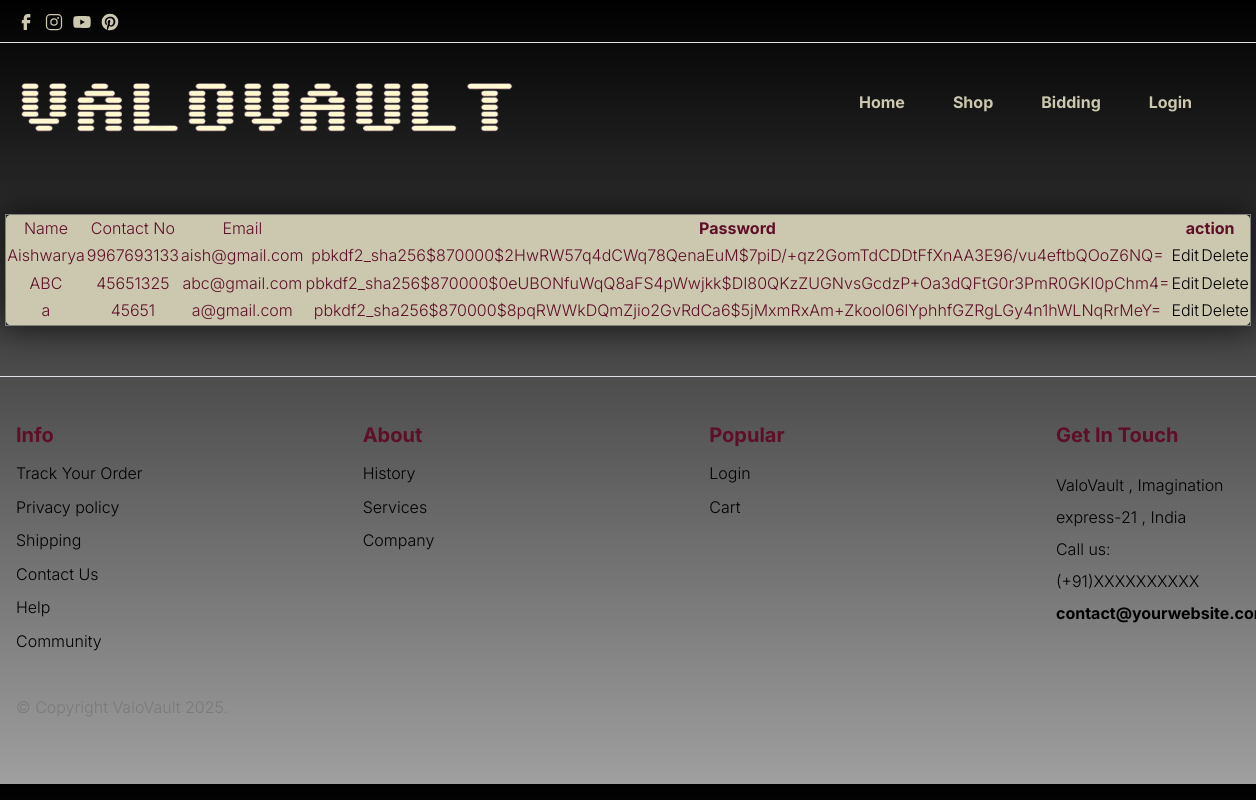
/customerlist/, run on the app's committed database.
### valoapp/models.py (models this page shows)
class customer(models.Model):
    cname=models.CharField(max_length=100,null=False)
    cemailid=models.CharField(primary_key=True,max_length=100)
    cpassword=models.CharField(max_length=100,null=False)
    c_contactno=models.IntegerField(max_length=15,null=False)

### valoapp/views.py (the view)
# urls.py: path('customerlist/',views.customerlist,name='customerlist'),
def customerlist(request):
    data=customer.objects.all()
    return render(request,'customerlist.html',{"clist":data})

### template/customerlist.html (shortened to what this page needs)
{% extends "base.html" %}
{% load static %}
    {%block container%}
    <table border="1" style=" background: #ccc8b0; text-align: center; width: 60%;
    margin: auto;
    padding: 20px;
    border-radius: 8px;
    box-shadow: 0px 0px 31px 5px rgba(0,0,0,0.57); margin-bottom: 50px; margin-top: 50px;">
        <tr style="text-align: center;">
            <td>Name</td>
            <td>Contact No</td>
            <td>Email</td>
            <th>Password</th>
            <th colspan="2">action</th>
        </tr>
        {%for c in clist%}
        <tr>
            <td>{{c.cname}}</td>
            <td>{{c.c_contactno}}</td>
            <td>{{c.cemailid}}</td>
            <td>{{c.cpassword}}</td>
            <td><a href="{% url 'edit' c.cemailid%}">Edit</td>
            <td><a href="{% url 'delete' c.cemailid%}">Delete</td>
        </tr>
        {%endfor%}
    </table>
    {% endblock container%}

### template/base.html (shortened to what this page needs)
<!DOCTYPE html>
<html lang="en">
{% load static %}
<head>
    <link rel="stylesheet" href="{% static 'css/vendor.css' %}">
    <link rel="stylesheet" type="text/css" href="{% static 'style.css' %}">
    <link rel="stylesheet" href="https://cdn.jsdelivr.net/npm/swiper@9/swiper-bundle.min.css">
</head>
<body>
    <header id="header" class="site-header text-black">
        <div class="header-top border-bottom py-2">
            <div class="container-lg">
                <div class="row justify-content-evenly">
                    <div class="col">
                        <ul class="social-links list-unstyled d-flex m-0">
                            <li class="pe-2">
                                <a href="#">
                                    <svg class="facebook" style="color: #ccc8b0;" width="20" height="20" >
                                        <use xlink:href="#facebook"></use>
                                    </svg>
                                </a>
                            </li>
                            <li class="pe-2">
                                <a href="#">
                                    <svg class="instagram" style="color: #ccc8b0;" width="20" height="20">
                                        <use xlink:href="#instagram"></use>
                                    </svg>
                                </a>
                            </li>
                            <li class="pe-2">
                                <a href="#">
                                    <svg class="youtube" style="color: #ccc8b0;" width="20" height="20">
                                        <use xlink:href="#youtube"></use>
                                    </svg>
                                </a>
                            </li>
                            <li>
                                <a href="#">
                                    <svg class="pinterest" style="color: #ccc8b0;" width="20" height="20">
                                        <use xlink:href="#pinterest"></use>
                                    </svg>
                                </a>
                            </li>
                        </ul>
                    </div>
                </div>
            </div>
        </div>
        <nav id="header-nav" class="navbar navbar-expand-lg">
            <div class="container-lg">
                <a class="navbar-brand" href="{% url '' %}">
                    <img src="{% static 'images/logo.png'%}" class="logo" alt="logo" style="margin-top: 5px;">
                </a>
                <div class="offcanvas offcanvas-end" tabindex="-1" id="bdNavbar">
                    <div class="offcanvas-body">
                        <ul id="navbar" class="navbar-nav fw-bold justify-content-end align-items-center flex-grow-1" >
                            {% if request.session.cemailid is None and request.session.adminid is None %}
                            <li class="nav-item"><a class="nav-link me-5" href="{% url '' %}" style="color: #ccc8b0;">Home</a></li>
                            <li class="nav-item"><a class="nav-link me-5" href="{% url 'shopcust' %}" style="color: #ccc8b0;">Shop</a></li>
                            <li class="nav-item"><a class="nav-link me-5" href="{% url 'bidding' %}" style="color: #ccc8b0;">Bidding</a></li>
                            <li class="nav-item"><a class="nav-link me-5" href="{% url 'login' %}" style="color: #ccc8b0;">Login</a></li>
                            {% endif %}
                        </ul>
                    </div>
                </div>
            </div>
        </nav>
    </header>
    {% block container %}
    {% endblock %}
    <footer class="py-5 border-top">
        <div class="container-lg" >
            <div class="row justify-content-between">
                <div class="col-lg-2 pb-3">
                    <div class="footer-menu" style="color: rgb(0, 0, 0);" >
                        <h5 class="widget-title pb-2" style="color: rgb(94, 15, 39);">Info</h5>
                        <ul class="menu-list list-unstyled" >
                            <li class="pb-2">
                                <a href="{% url 'showcart' %}">Track Your Order</a>
                            </li>
                            <li class="pb-2">
                                <a href="#">Privacy policy</a>
                            </li>
                            <li class="pb-2">
                                <a href="#">Shipping</a>
                            </li>
                            <li class="pb-2">
                                <a href="#">Contact Us</a>
                            </li>
                            <li class="pb-2">
                                <a href="#">Help</a>
                            </li>
                            <li class="pb-2">
                                <a href="#">Community</a>
                            </li>
                        </ul>
                    </div>
                </div>
                <div class="col-lg-2 pb-3">
                    <div class="footer-menu">
                        <h5 class="widget-title pb-2" style="color: rgb(94, 15, 39);">About</h5>
                        <ul class="menu-list list-unstyled">
                            <li class="pb-2">
                                <a href="#">History</a>
                            </li>
                            <li class="pb-2">
                                <a href="#">Services</a>
                            </li>
                            <li class="pb-2">
                                <a href="#">Company</a>
                            </li>
                        </ul>
                    </div>
                </div>
                <div class="col-lg-2 pb-3">
                    <div class="footer-menu">
                        <h5 class="widget-title pb-2" style="color: rgb(94, 15, 39);">Popular</h5>
                        <ul class="menu-list list-unstyled">
                            <li class="pb-2">
                                <a href="{% url 'login' %}">Login</a>
                            </li>
                            <li class="pb-2">
                                <a href="#" >Cart</a>
                            </li>
                        </ul>
                    </div>
                </div>
                <div class="col-lg-2 pb-3">
                    <div class="footer-menu">
                        <h5 class="widget-title pb-3" style="color: rgb(94, 15, 39);">Get In Touch</h5>
                        <div class="footer-contact-text" style="color: black;">
                            <span>ValoVault , Imagination express-21 , India</span>
                            <span> Call us: (+91)XXXXXXXXXX </span>
                            <span class="text-hover fw-bold light-border"><a
                                    href="mailto:contact@yourwebsite.com">contact@yourwebsite.com</a></span>
                        </div>
                    </div>
                </div>
            </div>
            <div class="row">
                <div class="col-md-6">
                    <p>© Copyright ValoVault 2025.</p>
                </div>
            </div>
    </footer>
</body>

### valoapp/static/style.css (style rules this page uses)
body { --heading-font: "Inter", Roboto, sans-serif; --heading-font-weight: 400; --heading-color: rgb(94, 15, 39) !important; --heading-line-height: 1.24; --swiper-theme-color: var(--bs-primary); --swiper-pagination-bottom: 0; --custom-easing: cubic-bezier(0.17, 0.67, 0.83, 0.67); --bs-body-font-family: "Inter", Roboto, sans-serif; --bs-body-font-size: 1rem; --bs-body-font-weight: 400; --bs-body-line-height: 1.7; --bs-body-color: #8f8f8f; --bs-body-color-rgb: 143, 143, 143; --bs-primary: #ce071e; --bs-primary-dark: #8d0414; --bs-secondary: #6c757d; --bs-black: #111; --bs-light: #f1f1f0; --bs-dark: #212529; --bs-gray: #9aa1a7; --bs-gray-dark: #51565b; --bs-primary-rgb: 206, 7, 30; --bs-secondary-rgb: 108, 117, 125; --bs-black-rgb: 17, 17, 17; --bs-light-rgb: 241, 241, 240; --bs-dark-rgb: 33, 37, 41; --bs-link-color: var(--bs-dark); --bs-link-color-rgb: 17, 17, 17; --bs-link-decoration: underline; --bs-link-hover-color: var(--bs-primary); --bs-link-hover-color-rgb: 17, 17, 17; }
h1, .h1, h2, .h2, h3, .h3, h4, .h4, h5, .h5, h6, .h6 { font-family: var(--heading-font); font-weight: var(--heading-font-weight); line-height: var(--heading-line-height); }
a { color: #000; text-decoration: none; transition: all 0.3s ease-out; }
.container, .container-fluid, .container-lg, .container-md, .container-sm, .container-xl, .container-xxl { --bs-gutter-x: 2.5rem; }
:root { --accent-color: #ffffff; --black-color: #000; --dark-color: #111; --gray-color-100: #f1f1f1; --gray-color-200: #e1e1e1; --gray-color-300: #d1d1d1; --gray-color-400: #ced4da; --gray-color-500: #adb5bd; --dark-gray-color: #7a7a7a; --bs-light-rgb: rgba(255, 255, 255, 1); --light-color: #fff; --swiper-theme-color: #111 !important; }
:root { --body-font: "Inter", sans-serif; --heading-font: "Inter", sans-serif; --extra-font: "Playfair Display", sans-serif; --subheading-font: "Petit Formal Script", sans-serif; }
.container, .container-fluid, .container-lg, .container-md, .container-sm, .container-xl, .container-xxl { --bs-gutter-x: 2rem; }
*, *::before, *::after { -webkit-box-sizing: border-box; -moz-box-sizing: border-box; box-sizing: border-box; }
html { box-sizing: border-box; }
body { font-family: var(--body-font); font-weight: 300; line-height: 1.6; color: #5E0F27 !important ; margin: 0; background: #000000; background: -moz-linear-gradient(top, #000000 0%, #9f9f9f 100%); background: -webkit-linear-gradient(top, #000000 0%, #9f9f9f 100%); background: linear-gradient(to bottom, #000000 0%, #9f9f9f 100%); }
ul.inner-list li, ul > li { color: var(--dark-gray-color); }
a { color: #000000; text-decoration: none; transition: 0.3s color ease-out; }
p { color: var(--dark-gray-color); }
.border-top { border-top: 1px solid var(--gray-color-500); }
.border-bottom { border-bottom: 1px solid var(--gray-color-500); }
h1, h2, h3, h4, h5 { font-family: var(--heading-font); font-weight: 700; line-height: 1; }
.container-lg { max-width: 1750px; }
.text-hover ul li > a, .text-hover a, a.text-hover { position: relative; transition: 0.3s ease-out; }
.text-hover li a.nav-link:after, .text-hover li a:after, .text-hover a:after, a.text-hover:after { content: ""; width: 0; position: absolute; left: 0; bottom: 0; transition: 0.3s ease-out; border-bottom: 2px solid var(--dark-color); }
.text-hover.light-border li a.nav-link:after, .text-hover.light-border li a:after, .text-hover.light-border a:after, a.text-hover.light-border:after { border-bottom: 2px solid var(--light-color); }
.site-header { width: 100%; z-index: 10; transition: background-color 0.3s ease-out; }
.navbar-nav .nav-item a.nav-link { color: var(--accent-color); font-weight: 700; padding: 0; }
.footer-contact-text span { display: block; line-height: 2; }

### data on the page
customer: cname "Aishwarya", c_contactno "9967693133", cemailid "aish@gmail.com", cpassword "pbkdf2_sha256$870000$2HwRW57q4dCWq78QenaEuM$7piD/+qz2GomTdCDDtFfXnAA3E96/vu4eftbQOoZ6NQ="
customer: cname "ABC", c_contactno "45651325", cemailid "abc@gmail.com", cpassword "pbkdf2_sha256$870000$0eUBONfuWqQ8aFS4pWwjkk$DI80QKzZUGNvsGcdzP+Oa3dQFtG0r3PmR0GKI0pChm4="
customer: cname "a", c_contactno "45651", cemailid "a@gmail.com", cpassword "pbkdf2_sha256$870000$8pqRWWkDQmZjio2GvRdCa6$5jMxmRxAm+Zkool06lYphhfGZRgLGy4n1hWLNqRrMeY="
